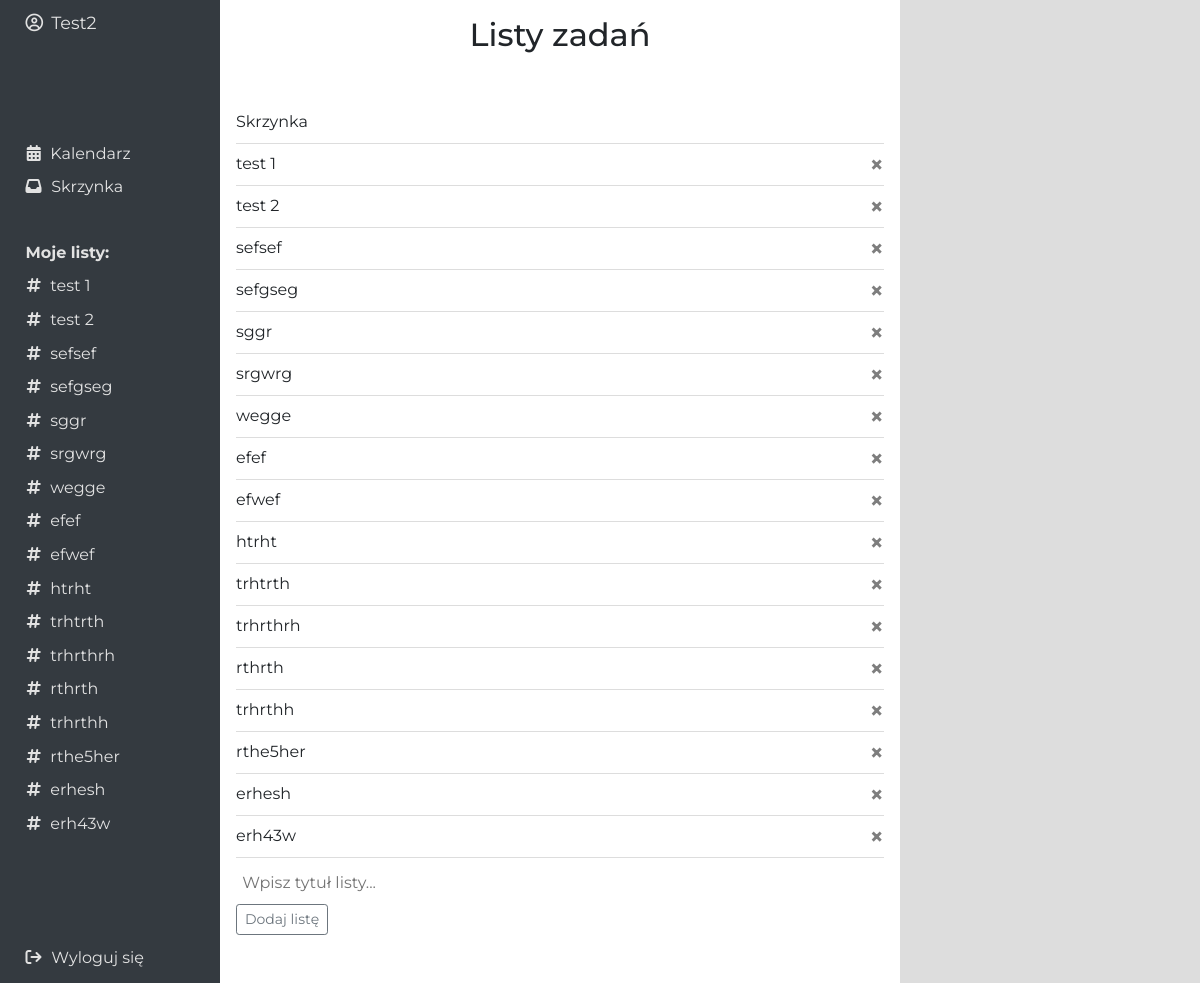
/home (signed in), run on the app's committed database.
### website/models.py (models this page shows)
class User(db.Model, UserMixin):
    id = db.Column(db.Integer, primary_key=True)
    email = db.Column(db.String(255), unique=True)
    password = db.Column(db.String(150))
    first_name = db.Column(db.String(100))
    lists = db.relationship('List', backref='user', cascade='all, delete-orphan', lazy=True)

class List(db.Model):
    id = db.Column(db.Integer, primary_key=True)
    list_title = db.Column(db.String(150))
    user_id = db.Column(db.Integer, db.ForeignKey('user.id'))
    tasks = db.relationship('Task', backref='list', cascade='all, delete-orphan', lazy=True)
    is_default = db.Column(db.Boolean, default=False)

### website/views.py (the view, shortened to what this page needs)
@views.route('/home', methods=['GET', 'POST'])
@login_required
def home():
    user_lists = List.query.filter_by(user_id=current_user.id).all()
    response = make_response(render_template('home.html', user=current_user, lists=user_lists))
    response.headers["Cache-Control"] = "no-cache, no-store, must-revalidate"
    response.headers["Pragma"] = "no-cache"
    response.headers["Expires"] = "0"
    return response

### website/__init__.py (called while the page is built)
def create_app():
    app = Flask(__name__)
    app.config['SECRET_KEY'] = 'abc'
    app.config['SQLALCHEMY_DATABASE_URI'] = f'sqlite:///{DB_NAME}'
    db.init_app(app)
    migrate = Migrate(app, db)
    from .views import views
    from .auth import auth
    app.register_blueprint(views, url_prefix='/')
    app.register_blueprint(auth, url_prefix='/')
    from .models import User, List
    create_database(app)
    login_manager = LoginManager()
    login_manager.login_view = 'auth.login'
    login_manager.init_app(app)
    @login_manager.user_loader
    def load_user(id):
        return User.query.get(int(id))
    return app

### website/templates/home.html (shortened to what this page needs)
{% extends "base.html" %}
{% block head %}
<link href="{{ url_for('static', filename='home.css') }}" rel="stylesheet" />
{% endblock %}
{% block content%}
<h2 class="title">Listy zadań</h2>
<div class="list-container">
<ul class="list" id="lists">
  {% for list in lists %}
  <li class="item">
    <a id="list" href="{{ url_for('views.show_list', list_id=list.id) }}" class="list-title">{{ list.list_title }}</a>
    {% if not list.is_default %}
      <button type="button" class="close" onClick="deleteList({{ list.id }})">
        <span aria-hidden="true">&times;</span>
      </button>
    {% endif %}
  </li>
  {% endfor %}
</ul>
<form method="POST">
  <input type="text" name="list_title" id="list_title" class="list-title-input" value="" autocomplete="off" placeholder="Wpisz tytuł listy..." required>
  <br />
  <div>
    <button type="submit" class="btn btn-outline-secondary btn-sm">Dodaj listę</button>
  </div>
</form>
</div>
{% endblock %}

### website/templates/base.html (shortened to what this page needs)
<!DOCTYPE html>
<html lang="pl">
  <head>
    <link
      rel="stylesheet"
      href="https://stackpath.bootstrapcdn.com/bootstrap/4.4.1/css/bootstrap.min.css"
    />
    <link
      rel="stylesheet"
      href="https://cdnjs.cloudflare.com/ajax/libs/font-awesome/6.5.0/css/all.min.css"
    />
    <link
      rel="stylesheet"
      href="https://stackpath.bootstrapcdn.com/font-awesome/4.7.0/css/font-awesome.min.css"
    />
    <link href="{{ url_for('static', filename='base.css') }}" rel="stylesheet" />
    {% block head %}{% endblock %}
  </head>
  <body>
  <div class="wrapper">
    <nav class="navbar navbar-dark bg-dark">
      {% if user.is_authenticated %}
        <div class="user">
          <p class="user-name"><i class="fa-regular fa-circle-user"></i>{{user.first_name}}</p>
        </div>
        <div class="nav">
          <div class=" nav-main">
            <button class="nav-button"><a class="link" id="home" href="/calendar"><i class="fa-solid fa-calendar"></i>Kalendarz</a></button>
            {% for list in user.lists if list.is_default %}
              <button class="nav-button"><a class="link" id="list" href="{{ url_for('views.show_list', list_id=list.id) }}"><i class="fa-solid fa-inbox"></i>{{ list.list_title }}</a></button>
            {% endfor %}
          </div>
          <div class="nav-lists">
            <button class="nav-button nav-button--my-lists"><a class="link" id="home" href="/home">Moje listy:</a></button>
            {% for list in user.lists if not list.is_default%}
            <button class="nav-button"><a class="link" id="list" href="{{ url_for('views.show_list', list_id=list.id) }}"><i class="fa-solid fa-hashtag"></i>{{ list.list_title }}</a></button>
            {% endfor %}
          </div>
        </div>
        <div class="logout">
          <button class="nav-button nav-button--logout"><a class="link" id="logout" href="/logout"><i class="fa-solid fa-arrow-right-from-bracket"></i>Wyloguj się</a></button>
        </div>
      {% else %}
        <button class="nav-button"><a class="link" id="login" href="/login">Zaloguj się</a></button>
        <button class="nav-button"><a class="link" id="signUp" href="/sign-up">Zarejestruj się</a></button>
      {% endif %}
    </nav>
    <main class="main-content">
      {% block content %} {% endblock %}
    </main>
    <div class="plant-container">
    </div>
  </div>
  </body>
</html>

### website/static/base.css (style rules this page uses)
* { margin: 0; box-sizing: border-box; }
body { font-family: montserrat !important; }
.wrapper { display: grid; grid-template-columns: 220px 1fr 300px; height: 100vh; overflow-x: auto; }
.navbar { position: relative; padding: 0 1rem; overflow-y: auto; color: #e2e2e2; }
.user { align-self: start; position: sticky; top: 0; left: 0; width: 100%; padding-top: 0.6rem; padding-bottom: 1.5rem; background-color: #343a40; }
.user-name { display: block; height: 100%; margin: 0; padding-left: 0.6rem; font-size: 1.1rem; }
.nav { display: flex; flex-direction: row; align-content: space-around; }
.nav-button { width: 100%; padding: 0.3rem 0.6rem; border: none; border-radius: 4px; background-color: transparent; text-align: left; }
.link { display: block; width: 100%; height: 100%; color: #e2e2e2; }
.nav-main { margin-bottom: 2rem; }
.nav-button--my-lists { font-weight: bold; }
.logout { align-self: end; position: sticky; bottom: 0; left: 0; width: 100%; padding-top: 1.5rem; padding-bottom: 0.5rem; background-color: #343a40; }
.main-content { min-width: 570px; overflow-y: auto; }
.plant-container { background-color: #ddd; }
.fa-circle-user { margin-right: 0.5rem; }
.fa-calendar, .fa-hashtag { margin-right: 0.6rem; margin-left: 0.07rem; }
.fa-arrow-right-from-bracket, .fa-inbox { margin-right: 0.6rem; }

### website/static/home.css (style rules this page uses)
.title { text-align: center; margin-top: 1rem; }
.list-container { max-width: 800px; padding: 1rem; margin: 2rem auto; }
.list { padding: 0; margin-bottom: 0.7rem; }
.item { display: flex; flex-direction: row; justify-content: start; align-content: baseline; padding: 0.5rem 0; list-style: none; border-bottom: 1px solid #ddd; width: 100%; }
.list-title { flex: 1; margin: 0; padding-bottom: 1px; color: #212529 !important; }
.close { flex-shrink: 0; }
.list-title-input { border: none; margin-bottom: 0.5rem; }

### data on the page
User: first_name "Test2"
List: list_title "Skrzynka"
List: list_title "test 1"
List: list_title "test 2"
List: list_title "sefsef"
List: list_title "sefgseg"
List: list_title "sggr"
List: list_title "srgwrg"
List: list_title "wegge"
List: list_title "efef"
List: list_title "efwef"
List: list_title "htrht"
List: list_title "trhtrth"
List: list_title "trhrthrh"
List: list_title "rthrth"
List: list_title "trhrthh"
List: list_title "rthe5her"
List: list_title "erhesh"
List: list_title "erh43w"
